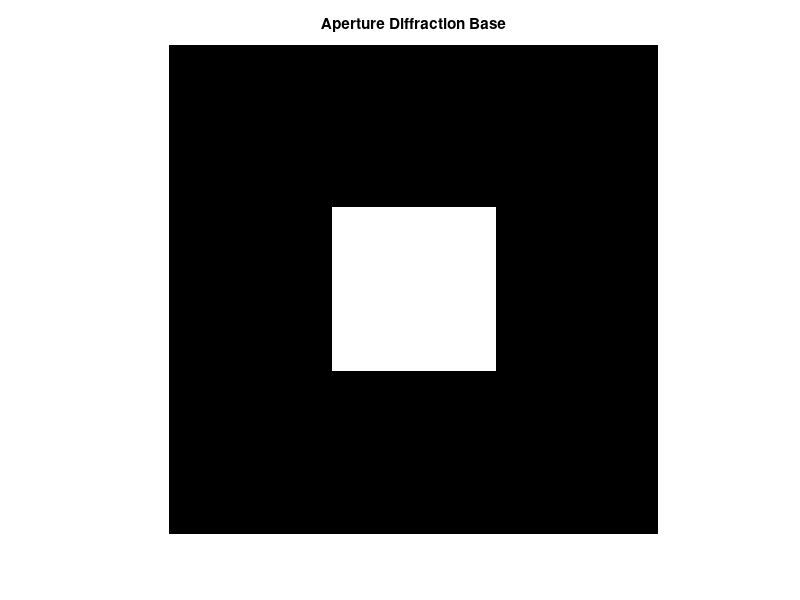
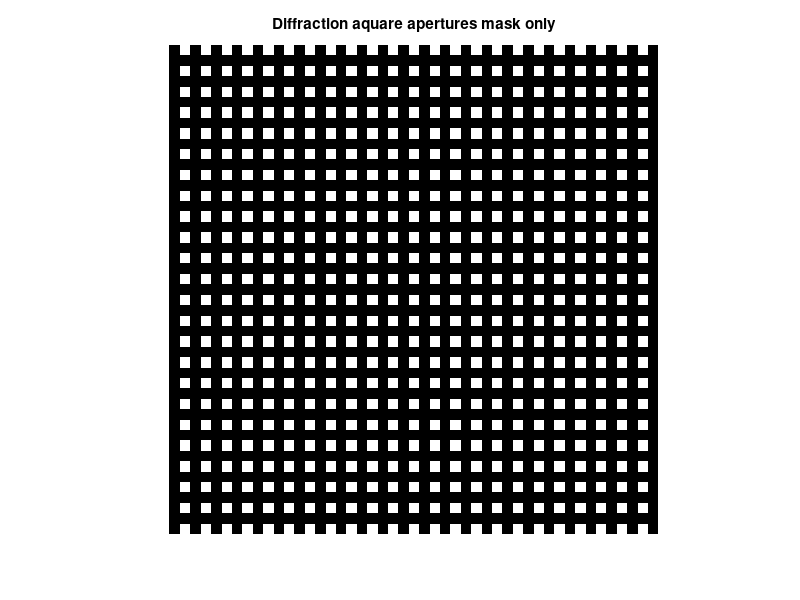

These charts were generated, in order, by the following MATLAB code: (Note: this script raises an error after producing the figures.)

%%%%%%%%%%%%%%%%%%%%%%%%%%%%%%%%%%%%%%%%%%%%%%%%%%%%%%%%%%%%%%%%%%%%%%%%%%%
%%   This code constitutes an important tool for obtaining the results in
%    the manuscript entitled  "Simulated LCSLM with inducible diffractive 
%    theory to display super-Gaussian arrays applying the Transport-of-Intensity
%    Equation", submitted to MDPI Sensors
%
%    Correspondings Authors:
%    dr.j.a.arriaga.hernandez@gmail.com ;  jesus.arriagahdz@correo.buap.mx 
%    b.cuevas.otahola@gmail.com   ;   b.cuevas@irya.unam.mx
%
%    The code contains six sections, each one described in the manuscript
%    following the order of the results.  
%    In Section I, we obtain the LCD base (LCSLM).
%    In Section II, we obtain and validate the LCD, observing the test charts provided 
%    in https://www.hwalworks.com/The-Year-of-Resolution-Test-Chart
%    https://www.thorlabs.com/newgrouppage9.cfm?objectgroup_id=4338.
%    The users need to download the images in this repository and modify the code
%    including the location to the downloaded images (lines 120 and 122).
%    Considering that the experimental value of an LCSLM pixel ranges 
%    between 4 and 8 microns.
%    In Section III, we obtain the LCD, considering the screen border 
%    where it is possible to simulate any LCD and screen size.
%    In Section IV, we simulate 1x1, 2x2, and 3x3 pixels LCD to obtain
%    their diffraction pattern using a Fourier Transform.
%    In Section V, we obtain the diffraction patterns as in the 1x1, 2x2, and 512x512
%    pixels cases, from the computations in the pdf "Supplementary Document”.
%    In Section VI, we obtain the SGR (Super Gaussian Ruling) as a ruling
%    constituted by fringes following a Super-gaussian profile.


%    We bear in mind that the results were obtained using a Gaming computer with an 
%    i7 processor with 16 cores and 64 Gb of RAM, and a graphic board with 1280 Cuda 
%    cores and 4Gb GDDR6. The obtained results correspond to 1024x1024 matrices, 
%    considering the available computing power, to reproduce the results.  It is 
%    straightforward to re-scale the results for  512x512 matrices, taking into account 
%    the parameters to be modified. 
%
%
%%
clear all; close all;



%%   Section I
%%%% simple Diffraction Aperture Base

% Pixel size in milimeters 
SquareSize = 200;
a = SquareSize;
% Matrix size in milimeters 
MatrixSize = 3*SquareSize;
b = MatrixSize;
Window = zeros(b,b);

% square aperture
a1 = (b/2)-(a/2);       a2 = (b/2)+(a/2);
% Difracctive aperture base
Window(a1:a2,a1:a2) = 1;

figure;
imshow(Window); title('Aperture Diffraction Base');


%% Section II
%%%%
% Relation to determine the pixel number of the LCD between Acpix and PT,
% N=AcPix/PT
% Mask plane size in millimeters
TT = 560;       %For Fig. 5, AcPix =560.
% Only Diffraction mask (2D space with square apertures) of an active pixel
AcPix = 512;    %For Fig. 5, AcPix =512.
T = AcPix;
% Pixel size
PT = 1;
% Square pixel number
N = int16(fix(T/PT));
% Pixel real total number, transparents ans opaque
nn = 1 + (2*N);
% Amplification or magnification factor
nnn = 4;
% Visually means, the resolution required, i.e., the real pixel size 
% versus the visual size acceptable in the plot or graph.
% The mask interpretation TxT is a MxM matrix, with T, the pixel size
% considering that matlab sets any matrix entry equal to 1, i.e. T=1*n,
% with n the integer visual size of the pixel in the graph
T = nnn*nn;


%%%%%%%%%%%%%%%%%%%%%%%%%%%%%%%  Building the diffraction mask
msk = zeros(T,T);
% first step, row base
msk(1:nnn,:) = 0;
for i=1:N
    ii = ((2*i) -1)*nnn;
    jj = ii + nnn;
    msk( (nnn+1):(2*nnn),(ii + 1):jj ) = 1;
end

maskbasis(1:nnn,1:T) = 0;
maskbasis( (nnn+1):(2*nnn),1:T) = msk( (nnn+1):(2*nnn),:);
for i=1:N
    ii = (i - 1)*2*nnn + 1;
    
    msk( ii:(2*i*nnn), 1:T ) = maskbasis;
end
% Only Diffractive Mask 
DiffMask = msk;
figure;
imshow(msk); title('Diffraction aquare apertures mask only');




% Simple example of displaying an image in shades of gray tones through the
% simulated LCD 
% Loading image file, test charts
imag1 = imread('C:\Users\jesus\OneDrive\Escritorio\Trabajo ETI Super gaussian\Figures\LCD Image Test\ImageLCDTest1.png');

imag2 = imread('C:\Users\jesus\OneDrive\Escritorio\Trabajo ETI Super gaussian\Figures\LCD Image Test\ImageLCDTest2.png');

% Image resizing to square matrix TxT
Imag1 = (imresize(imag1, [T T]));
Imag2 = (imresize(imag2, [T T]));

% Sample image in gray tones and unit-8 image type
Image1 = rgb2gray(Imag1);
Image2 = rgb2gray(Imag2);


% Diffraction mask in unit-8 image type
msk = uint8(msk);

mask1 = msk.*Image1;
mask2 = msk.*Image2;


% Visualizad image through the simulated LCD 
ImageMask1 = mask1;
ImageMask2 = mask2;


figure;
imshow(ImageMask1); title('Displayed image through the simulated CCD, Test image 1');

figure;
imshow(ImageMask2); title('Displayed image through the simulated CCD, Test image 2');

% Example image in gray tones
figure;
imshow(Image1); title('Test image 1 in gray tones');

figure;
imshow(Image2); title('Test image 2 in gray tones');


% Gray tones profile in the central line of the LCD along with the test image
cut = mask1( (T/2), : );
if max(cut) == 0
    Cut = mask1( (T/2)+nnn, : );
else 
    Cut = mask1( (T/2), : );
end
x = linspace(1,AcPix,T);
figure;
plot(x,Cut); title('Gray tones distribution in the image center');
xlabel('Pixel Number'); ylabel('Gray Tones [0,255]');




%%      Section III
%%%%%%%
%%%%%%% Real Mask Construction
%%%%%%% Mask plane in adition to the difractive mask
NN = TT/AcPix;
TTT = int16(fix(T*NN));
Mask0 = zeros(TTT,TTT);
Mask1 = Mask0;
aa = int16(fix(TTT/2));
bb = int16(fix(T/2)); 
%for i = 1:T
Mask1 = uint8(Mask1);
    Mask1( ((aa - bb)):((aa + bb - 1)),((aa - bb)):((aa + bb -1)) ) = ImageMask1;
Mask2 = uint8(Mask0);
    Mask2( ((aa - bb)):((aa + bb - 1)),((aa - bb)):((aa + bb -1)) ) = ImageMask2;

    Mask0( ((aa - bb)):((aa + bb - 1)),((aa - bb)):((aa + bb -1)) ) = DiffMask;


figure;
imshow(Mask1); title('Diffraction Mask, simutaled LCD with the test image 1');

figure;
imshow(Mask2); title('Diffraction Mask, simutaled LCD with the test image 2');


figure;
imshow(Mask0); title('Diffraction mask without the test image, only the LCD');





%%     Section IV 
%%%%%%
%%%%%% Diffractive patterns applied to the FFT2



%%%%%%% Built Diffraction patterns, diffractive mask with just one square
%%%%%%% aperture. Size aperture PT in milimeters or nnn in matlab pixels
OneMask = zeros(TTT,TTT);

% Wavelength in milimeters
lambda = 632*(10^(-9));
% K Wave number
K = (2*pi)/lambda;
% Distance from the diffractive aperture to the observation screen, in milimeters 
Z0 = 1000;
R = Z0;
% Fraunhoffer coefficient integral
aaa = (lambda*R);
akz = exp(aaa*1i)/(lambda*R);
Akz = akz*1i;

% Diffractive mask, one square aperture
cc = nnn/2;
    OneMask(  (aa - cc):(aa + cc - 1),(aa - cc):(aa + cc - 1) ) = 1;

% Fraunhoffer integral, FrauU    
FrauU = Akz*fft2( OneMask );
IntFrauU = real( FrauU .* conj( FrauU ) );

%%%%%%%
DiffraFrauU = fftshift( IntFrauU );

figure;
imagesc( DiffraFrauU );
axis( 'equal' ); axis( 'off' );
title( 'Square aperture fraunhoffer diffraction pattern with FFT2' );



%%%%%%% Built diffraction patterns, diffractive mask with only two square
%%%%%%% apertures. Size aperture PT in milimeters or nnn in matlab pixels
TwoMask = zeros(TTT,TTT);

% Diffractive mask, one square aperture
    TwoMask(  (aa - cc):(aa + cc - 1),(aa - cc - nnn):(aa - cc - 1) ) = 1;
    TwoMask(  (aa - cc):(aa + cc - 1),(aa + cc ):(aa + cc + nnn - 1) ) = 1;

% Fraunhoffer integral, FrauU    
FrauTwoU = Akz*fft2( TwoMask );
IntFrauTwoU = real( FrauTwoU .* conj( FrauTwoU ) );

%%%%%%%
DiffraFrauTwoU = fftshift( IntFrauTwoU );

figure;
imagesc( DiffraFrauTwoU );
axis( 'equal' ); axis( 'off' );
title( 'Two symmetric square apertures, Fraunhoffer diffraction pattern with FFT2' );




%%%%%%% Built diffraction patterns, diffractive mask with only four square
%%%%%%% apertures 2x2. Size aperture PT in milimeters or nnn in matlab pixels
FourMask = zeros(TTT,TTT);

% Diffractive mask, one square aperture
ccc = (3*nnn)/2;


mskfour = zeros(3*nnn, 3*nnn);
% first step, row base
    mskfour(1:nnn,1:nnn) = 1;
    mskfour(((2*nnn)+1):3*nnn,1:nnn) = 1;
    mskfour(1:nnn,((2*nnn)+1):3*nnn) = 1;
    mskfour(((2*nnn)+1):3*nnn,((2*nnn)+1):3*nnn) = 1;

FourMask( (aa-ccc):((aa+ccc) - 1),(aa-ccc):((aa+ccc) - 1) ) =  mskfour;  

% Fraunhoffer integral, FrauU    
FourFrauU = Akz*fft2( FourMask );
IntFourFrauU = real( FourFrauU .* conj( FourFrauU ) );

%%%%%%%
DiffraFourFrauU = fftshift( IntFourFrauU );


figure;
imagesc( DiffraFourFrauU );
axis( 'equal' ); axis( 'off' );
title( 'Four 2x2 square aperture, Fraunhoffer diffraction pattern with FFT3' );





%%%%%%% Built diffraction patterns, diffractive mask with nine square
%%%%%%% apertures 3x3. Size aperture PT in milimeters or nnn in matlab pixels
NineMask = zeros(TTT,TTT);


% Diffractive mask, one square aperture
cccc = (5*nnn)/2;


msknine = zeros(5*nnn, 5*nnn);
% first step, row base
    msknine(1:nnn,1:nnn) = 1;
    msknine(1:nnn,((2*nnn)+1):3*nnn) = 1;
    msknine(1:nnn,((4*nnn)+1):5*nnn) = 1;
    
    msknine(((2*nnn)+1):3*nnn,1:nnn) = 1;
    msknine(((2*nnn)+1):3*nnn,((2*nnn)+1):3*nnn) = 1;
    msknine(((2*nnn)+1):3*nnn,((4*nnn)+1):5*nnn) = 1;
    
    msknine(((4*nnn)+1):5*nnn,1:nnn) = 1;
    msknine(((4*nnn)+1):5*nnn,((2*nnn)+1):3*nnn) = 1;
    msknine(((4*nnn)+1):5*nnn,((4*nnn)+1):5*nnn) = 1;
    

NineMask( (aa-cccc):((aa+cccc) - 1),(aa-cccc):((aa+cccc) - 1) ) =  msknine;  

% Fraunhoffer integral, FrauU    
NineFrauU = Akz*fft2( NineMask );
IntNineFrauU = real( NineFrauU .* conj( NineFrauU ) );

%%%%%%%
DiffraNineFrauU = fftshift( IntNineFrauU );

figure;
imagesc( DiffraNineFrauU );
axis( 'equal' ); axis( 'off' );
title( 'Nine 3x3 square aperture, Fraunhoffer diffraction pattern with FFT2' );


%% 
%%%%% Seccion V
%%%%% Diffractive patterns following the calculations in the document in the
%%%%% "supplementary material"
%%%%% All calculations are in centimeters
% Aperture
a = 6*(10^(-4));
b = 6*(10^(-4));
% z distance, distance between the diffraction window and the observation plane
L = 10;
c = 512;
% LCSLM (LCD) Pixel number N




N = 1;
% LCD size D = 2d
d = 2.54/2;
y = linspace(-d,d,c);
x=imresize(y,[1 c]);
[X,Y] = meshgrid(x,x);
% wavelength
LO = 632*(10^(-7));
z = 0.1;
aa = ( a*(LO) ) / ( 2*(pi)*L );
Aa = (aa.*aa);
sincx = sinc(X*(  a*((pi)/(L*LO)) ));
Sincx = sincx.*sincx;
sincy = sinc(Y*(  a*((pi)/(L*LO)) ));
Sincy = sincy.*sincy;
I1x1 = Aa.*Sincx.*Sincy;

figure;
mesh(X, Y, I1x1), colormap jet
xlabel('x [cm]'); ylabel('y [cm]'); zlabel('I(x,y) [W/m2]');
title('LCSLM (LCD) 1x1 pixels Diffractive pattern');





% considering the N-th exponent of the geometric series on Sab(x) or Sab(y)

bbx = X.*(( (2*(pi))/(z*LO) )*(a+b));
BBx = complex(0,bbx);
bby = Y.*(( (2*(pi))/(z*LO) )*(a+b));
BBy = complex(0,bby);
% considering the N-th exponent of the geometric series on Sab(x) or Sab(y)
N = 2;
n= N - 1;

Mdiffx = zeros(c,c,n);
BMatx = zeros(c,c,n);
Mdiffy = zeros(c,c,n);
BMaty = zeros(c,c,n);

for j=1:N
    BMatx(:,:,j) = (j-1).*BBx;
    Mdiffx(:,:,j) = exp(-(  BMatx(:,:,j)  ));
    BMaty(:,:,j) = (j-1).*BBy;
    Mdiffy(:,:,j) = exp(-(  BMaty(:,:,j)  ));
end

sabXn1 = sum(Mdiffx,3);
SabXn1 = real( sabXn1 .* conj( sabXn1 ) );
sabYn1 = sum(Mdiffy,3);
SabYn1 = real( sabYn1 .* conj( sabYn1 ) );

% 2x2 pixel simulated LCD intensity
I2x2 = Aa.*Sincx.*Sincy.*SabXn1.*SabYn1;

figure;
mesh(X, Y, I2x2), colormap jet
xlabel('x [cm]'); ylabel('y [cm]'); zlabel('I(x,y) [W/m2]');
title('LCSLM (LCD) 2x2 pixels Diffractive patern');





% considering the N-th exponent of the geometric series on Sab(x) or Sab(y)
N = 3;
n= N - 1;

Mdiffx = zeros(c,c,n);
BMatx = zeros(c,c,n);
Mdiffy = zeros(c,c,n);
BMaty = zeros(c,c,n);

for j=1:N
    BMatx(:,:,j) = (j-1).*BBx;
    Mdiffx(:,:,j) = exp(-(  BMatx(:,:,j)  ));
    BMaty(:,:,j) = (j-1).*BBy;
    Mdiffy(:,:,j) = exp(-(  BMaty(:,:,j)  ));
end

sabXn1 = sum(Mdiffx,3);
SabXn1 = real( sabXn1 .* conj( sabXn1 ) );
sabYn1 = sum(Mdiffy,3);
SabYn1 = real( sabYn1 .* conj( sabYn1 ) );

% 2x2 pixel simulated LCD intensity
I3x3 = Aa.*Sincx.*Sincy.*SabXn1.*SabYn1;

figure;
mesh(X, Y, I3x3), colormap jet
xlabel('x [cm]'); ylabel('y [cm]'); zlabel('I(x,y) [W/m2]');
title('LCSLM (LCD) 3x3 pixels Diffractive patern');





% considering the N-th exponent of the geometric series on Sab(x) or Sab(y)
N = 4;
n= N - 1;

Mdiffx = zeros(c,c,n);
BMatx = zeros(c,c,n);
Mdiffy = zeros(c,c,n);
BMaty = zeros(c,c,n);

for j=1:N
    BMatx(:,:,j) = (j-1).*BBx;
    Mdiffx(:,:,j) = exp(-(  BMatx(:,:,j)  ));
    BMaty(:,:,j) = (j-1).*BBy;
    Mdiffy(:,:,j) = exp(-(  BMaty(:,:,j)  ));
end

sabXn1 = sum(Mdiffx,3);
SabXn1 = real( sabXn1 .* conj( sabXn1 ) );
sabYn1 = sum(Mdiffy,3);
SabYn1 = real( sabYn1 .* conj( sabYn1 ) );

% 2x2 pixel simulated LCD intensity
I4x4 = Aa.*Sincx.*Sincy.*SabXn1.*SabYn1;

figure;
mesh(X, Y, I4x4), colormap jet
xlabel('x [cm]'); ylabel('y [cm]'); zlabel('I(x,y) [W/m2]');
title('LCSLM (LCD) 4x4 pixels Diffractive pattern');





% considering the N-th exponent of the geometric series on Sab(x) or Sab(y)
%%%%  This is the general case for all N
N = 512;
n= N - 1;

Mdiffx = zeros(c,c,n);
BMatx = zeros(c,c,n);
Mdiffy = zeros(c,c,n);
BMaty = zeros(c,c,n);

for j=1:N
    BMatx(:,:,j) = (j-1).*BBx;
    Mdiffx(:,:,j) = exp(-(  BMatx(:,:,j)  ));
    BMaty(:,:,j) = (j-1).*BBy;
    Mdiffy(:,:,j) = exp(-(  BMaty(:,:,j)  ));
end

sabXn1 = sum(Mdiffx,3);
SabXn1 = real( sabXn1 .* conj( sabXn1 ) );
sabYn1 = sum(Mdiffy,3);
SabYn1 = real( sabYn1 .* conj( sabYn1 ) );

% 2x2 pixel simulated LCD intensity
I512x512 = Aa.*Sincx.*Sincy.*SabXn1.*SabYn1;

figure;
mesh(X, Y, I512x512), colormap jet
xlabel('x [cm]'); ylabel('y [cm]'); zlabel('I(x,y) [W/m2]');
title('LCSLM (LCD) 512x512 pixels diffractive pattern');







%%   Section VI
%%%% Super Gaussian Profiles and Super-Gaussian fringes ruling

c = 1024;
y = -(c/2):1/c:(c/2);
x=imresize(y,[1 c]);
[X,Y] = meshgrid(x,x);
R0 = 1;
r = (sqrt( (X.*X) + (Y.*Y) ));
a = 1/12;            % Value only for the example of 50 SG fringes
                     % this term determines the width of the fringes, their
                     % width must be the value t


sigma = 1/(sqrt(a));
Wb =  2*(sigma^2);

gamma = 100;

SG = R0*(exp( - ((r.^2)./(Wb) ).^gamma ) );

figure;
imshow(SG)
title('Super-Gaussian profile');



SGx = R0*(exp( - ((X.^2)./(Wb) ).^gamma ) );

figure;
imshow(SGx)
title('Super-Gaussian fringe, pattern base');


% Super Gaussian center in X0
% center at
t = 10.24;       % only for the example of 50 fringes

%t = c/(2*Num);  % general expression that determines the width of the fringes
                 % as the width of the fringes increases or decreases
                 % with respect to the value of "a"


% Since "c = 1024". However, if "c = 512" then it must satisfy that" t = 5.12"

X0 = (t)-(c/2);

SGx0 = R0*(exp( -  ((( (X-X0).^2 )./(Wb)).^gamma)     ));

figure;
imshow(SGx0)
title('Super-Gaussian fringe, pattern base at the beginning ');



% Super-Gaussian Periodic pattern, as vertical Ronchi ruling

Num = 50;
% Number of the Super-Gaussian fringes

SGXk = zeros(c,c,Num);

SGk(:,:,1) = SGx0;

n = Num -1;
for i=1:n
    
    Y0 = t+(i*(2*t)) - (c/2);
    SGk(:,:,i+1) = R0*(exp( -  ((( (X-Y0).^2 )./(Wb)).^gamma)     ));
    
end

% Super-Gaussian ruling
A = sum(SGk,3);

figure;
imshow(A)
title('Super-Gaussian fringe ruling pattern as Ronchi ruling');


% profile plot
Cut = A(512,:);

figure
plot(X(512,:), Cut)
title('Super-Gaussian fringe ruling profile');



% Diffraction mask in unit-8 image type with Super-Gaussian profile

[dd ee] = size(msk);

AA = imresize(A, [dd ee]);

MSK = double(msk);
mask4 = MSK.*AA;


% Imamge visualized through the simulated LCD
ImageMask4 = mask4;


figure;
imshow(ImageMask4); title('Image displayed through the simulated CCD, test image 1');



%%%%%%% Mask plane in addition to the difractive mask
 
Mask3 = zeros(TTT,TTT);

    Mask3( ((aa - bb)):((aa + bb - 1)),((aa - bb)):((aa + bb -1)) ) = ImageMask4;


figure;
imshow(Mask3); title('Diffraction Mask, simulated LCD with the test image 1');
